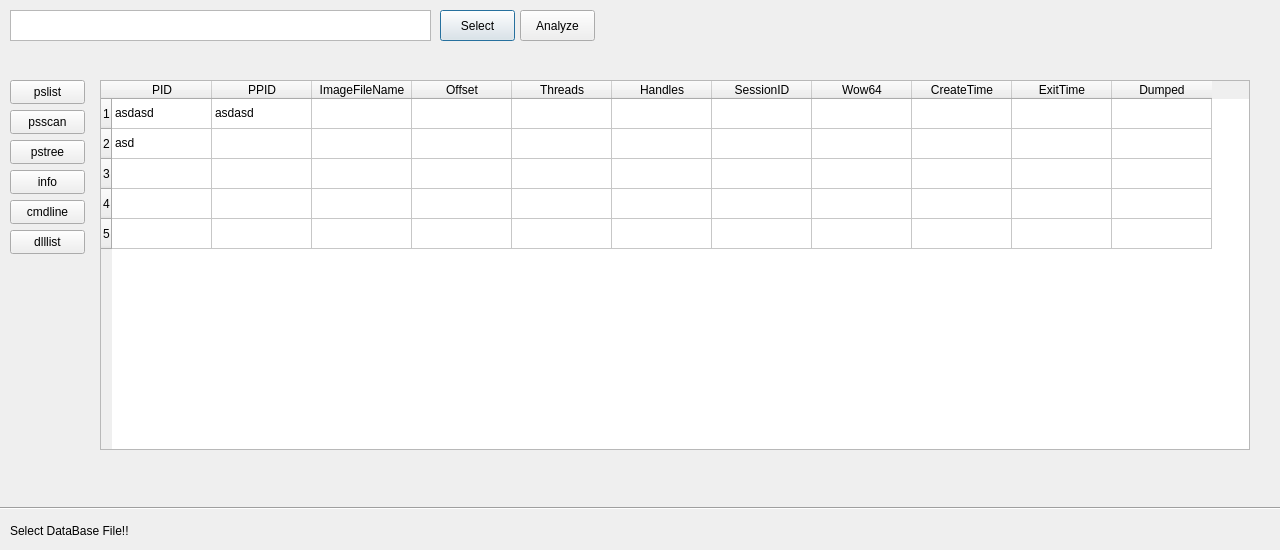
<?xml version="1.0" encoding="UTF-8"?>
<ui version="4.0">
 <class>VAGA</class>
 <widget class="QDialog" name="VAGA">
  <property name="geometry">
   <rect>
    <x>0</x>
    <y>0</y>
    <width>1280</width>
    <height>550</height>
   </rect>
  </property>
  <property name="windowTitle">
   <string>VAGA - Volatility GUI Analyzer</string>
  </property>
  <property name="windowIcon">
   <iconset>
    <normaloff>icon.ico</normaloff>icon.ico</iconset>
  </property>
  <widget class="QTableWidget" name="tableWidget">
   <property name="geometry">
    <rect>
     <x>100</x>
     <y>80</y>
     <width>1150</width>
     <height>370</height>
    </rect>
   </property>
   <row>
    <property name="text">
     <string>1</string>
    </property>
   </row>
   <row>
    <property name="text">
     <string>2</string>
    </property>
   </row>
   <row>
    <property name="text">
     <string>3</string>
    </property>
   </row>
   <row>
    <property name="text">
     <string>4</string>
    </property>
   </row>
   <row>
    <property name="text">
     <string>5</string>
    </property>
   </row>
   <column>
    <property name="text">
     <string>PID</string>
    </property>
   </column>
   <column>
    <property name="text">
     <string>PPID</string>
    </property>
   </column>
   <column>
    <property name="text">
     <string>ImageFileName</string>
    </property>
   </column>
   <column>
    <property name="text">
     <string>Offset</string>
    </property>
   </column>
   <column>
    <property name="text">
     <string>Threads</string>
    </property>
   </column>
   <column>
    <property name="text">
     <string>Handles</string>
    </property>
   </column>
   <column>
    <property name="text">
     <string>SessionID</string>
    </property>
   </column>
   <column>
    <property name="text">
     <string>Wow64</string>
    </property>
   </column>
   <column>
    <property name="text">
     <string>CreateTime</string>
    </property>
   </column>
   <column>
    <property name="text">
     <string>ExitTime</string>
    </property>
   </column>
   <column>
    <property name="text">
     <string>Dumped</string>
    </property>
   </column>
   <item row="0" column="0">
    <property name="text">
     <string>asdasd</string>
    </property>
   </item>
   <item row="0" column="1">
    <property name="text">
     <string>asdasd</string>
    </property>
   </item>
   <item row="1" column="0">
    <property name="text">
     <string>asd</string>
    </property>
   </item>
  </widget>
  <widget class="QTextBrowser" name="file_path">
   <property name="geometry">
    <rect>
     <x>10</x>
     <y>10</y>
     <width>421</width>
     <height>31</height>
    </rect>
   </property>
  </widget>
  <widget class="QPushButton" name="select">
   <property name="geometry">
    <rect>
     <x>440</x>
     <y>10</y>
     <width>75</width>
     <height>31</height>
    </rect>
   </property>
   <property name="text">
    <string>Select</string>
   </property>
  </widget>
  <widget class="QPushButton" name="analyze">
   <property name="geometry">
    <rect>
     <x>520</x>
     <y>10</y>
     <width>75</width>
     <height>31</height>
    </rect>
   </property>
   <property name="text">
    <string>Analyze</string>
   </property>
  </widget>
  <widget class="QPushButton" name="pslist">
   <property name="geometry">
    <rect>
     <x>10</x>
     <y>80</y>
     <width>75</width>
     <height>24</height>
    </rect>
   </property>
   <property name="styleSheet">
    <string notr="true"/>
   </property>
   <property name="text">
    <string>pslist</string>
   </property>
   <property name="icon">
    <iconset>
     <normaloff>icon.ico</normaloff>icon.ico</iconset>
   </property>
  </widget>
  <widget class="QPushButton" name="psscan">
   <property name="geometry">
    <rect>
     <x>10</x>
     <y>110</y>
     <width>75</width>
     <height>24</height>
    </rect>
   </property>
   <property name="styleSheet">
    <string notr="true"/>
   </property>
   <property name="text">
    <string>psscan</string>
   </property>
   <property name="icon">
    <iconset>
     <normaloff>icon.ico</normaloff>icon.ico</iconset>
   </property>
  </widget>
  <widget class="QPushButton" name="info">
   <property name="geometry">
    <rect>
     <x>10</x>
     <y>170</y>
     <width>75</width>
     <height>24</height>
    </rect>
   </property>
   <property name="styleSheet">
    <string notr="true"/>
   </property>
   <property name="text">
    <string>info</string>
   </property>
   <property name="icon">
    <iconset>
     <normaloff>icon.ico</normaloff>icon.ico</iconset>
   </property>
  </widget>
  <widget class="QPushButton" name="cmdline">
   <property name="geometry">
    <rect>
     <x>10</x>
     <y>200</y>
     <width>75</width>
     <height>24</height>
    </rect>
   </property>
   <property name="styleSheet">
    <string notr="true"/>
   </property>
   <property name="text">
    <string>cmdline</string>
   </property>
   <property name="icon">
    <iconset>
     <normaloff>icon.ico</normaloff>icon.ico</iconset>
   </property>
  </widget>
  <widget class="QPushButton" name="dlllist">
   <property name="geometry">
    <rect>
     <x>10</x>
     <y>230</y>
     <width>75</width>
     <height>24</height>
    </rect>
   </property>
   <property name="styleSheet">
    <string notr="true"/>
   </property>
   <property name="text">
    <string>dlllist</string>
   </property>
   <property name="icon">
    <iconset>
     <normaloff>icon.ico</normaloff>icon.ico</iconset>
   </property>
  </widget>
  <widget class="QPushButton" name="pstree">
   <property name="geometry">
    <rect>
     <x>10</x>
     <y>140</y>
     <width>75</width>
     <height>24</height>
    </rect>
   </property>
   <property name="styleSheet">
    <string notr="true"/>
   </property>
   <property name="text">
    <string>pstree</string>
   </property>
   <property name="icon">
    <iconset>
     <normaloff>icon.ico</normaloff>icon.ico</iconset>
   </property>
  </widget>
  <widget class="QLabel" name="log_report">
   <property name="geometry">
    <rect>
     <x>10</x>
     <y>520</y>
     <width>641</width>
     <height>21</height>
    </rect>
   </property>
   <property name="text">
    <string>Select DataBase File!!</string>
   </property>
  </widget>
  <widget class="Line" name="line">
   <property name="geometry">
    <rect>
     <x>0</x>
     <y>500</y>
     <width>1281</width>
     <height>16</height>
    </rect>
   </property>
   <property name="orientation">
    <enum>Qt::Horizontal</enum>
   </property>
  </widget>
 </widget>
 <resources/>
 <connections/>
</ui>
